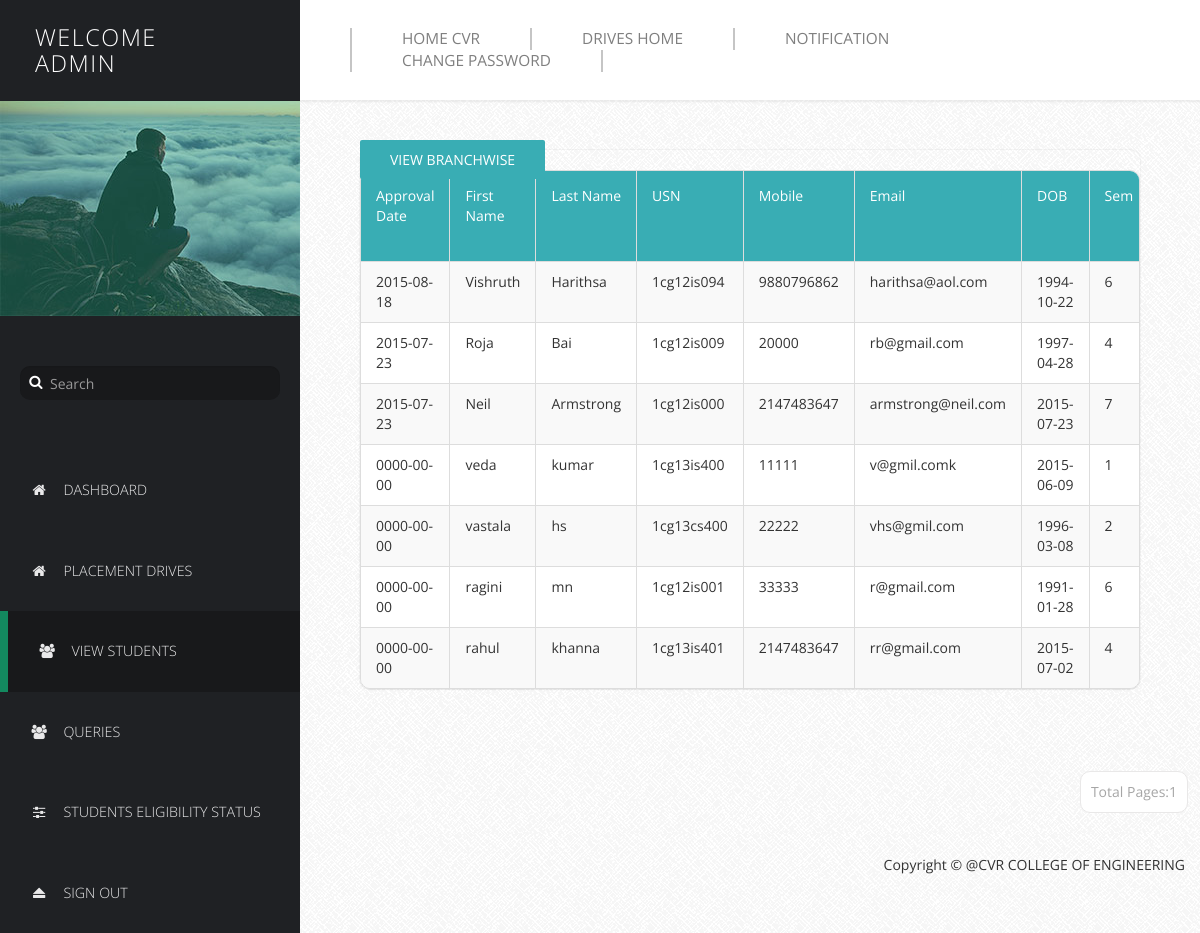
Page /Profilers/PProfile/manage-users.php (signed in) on the committed database.
### tables this page shows
CREATE TABLE `basicdetails` (
  `Id` int(11) NOT NULL,
  `FirstName` varchar(25) NOT NULL,
  `LastName` varchar(25) NOT NULL,
  `USN` varchar(10) NOT NULL,
  `Mobile` bigint(11) NOT NULL,
  `Email` varchar(255) NOT NULL,
  `DOB` date NOT NULL,
  `Sem` int(11) NOT NULL,
  `Branch` varchar(15) NOT NULL,
  `SSLC` float NOT NULL,
  `PU/Dip` float NOT NULL,
  `BE` float NOT NULL,
  `Backlogs` int(11) NOT NULL,
  `HofBacklogs` tinyint(1) NOT NULL DEFAULT '0',
  `DetainYears` int(11) NOT NULL,
  `Approve` tinyint(1) NOT NULL DEFAULT '0',
  `ApprovalDate` date NOT NULL
);

### Profilers/PProfile/manage-users.php (the view, shortened to what this page needs)
<!DOCTYPE html>
<html lang="en">
  <head>
    <link href="css/font-awesome.min.css" rel="stylesheet">
    <link href="css/bootstrap.min.css" rel="stylesheet">
    <link href="css/templatemo-style.css" rel="stylesheet">
  </head>
  <body>
    <div class="templatemo-flex-row">
      <div class="templatemo-sidebar">
        <header class="templatemo-site-header">
          <?php
		  $Welcome = "Welcome";
          echo "<h1>" . $Welcome . "<br>". $_SESSION['pusername']. "</h1>";
		 echo "<br>";
		  ?>
        </header>
        <div class="profile-photo-container">
          <img src="images/profile-photo.jpg" alt="Profile Photo" class="img-responsive">
          <div class="profile-photo-overlay"></div>
        </div>
        <form class="templatemo-search-form" role="search">
          <div class="input-group">
              <button type="submit" class="fa fa-search"></button>
              <input type="text" class="form-control" placeholder="Search" name="srch-term" id="srch-term">
          </div>
        </form>
        <nav class="templatemo-left-nav">
          <ul>
         <ul>
            <li><a href="login.php" ><i class="fa fa-home fa-fw"></i>Dashboard</a></li>
            <li><a href="Placement Drives.php"><i class="fa fa-home fa-fw"></i>Placement Drives</a></li>
            <li><a href="#" class="active"><i class="fa fa-users fa-fw"></i>View Students</a></li>
            <li><a href="queries.php"><i class="fa fa-users fa-fw"></i>Queries</a></li>
            <li><a href="Students Eligibility.php"><i class="fa fa-sliders fa-fw"></i>Students Eligibility Status</a></li>
            <li><a href="logout.php"><i class="fa fa-eject fa-fw"></i>Sign Out</a></li>
          </ul>
        </nav>
      </div>
      <div class="templatemo-content col-1 light-gray-bg">
        <div class="templatemo-top-nav-container">
          <div class="row">
            <nav class="templatemo-top-nav col-lg-12 col-md-12">
              <ul class="text-uppercase">
               <li><a href="../../Homepage/index.php">Home CVR</a></li>
                <li><a href="../../Drives/index.php">Drives Home</a></li>
                <li><a href="Notif.php">Notification</a></li>
                <li><a href="Change Password.php">Change Password</a></li>
              </ul>
            </nav>
          </div>
        </div>
        <div class="templatemo-content-container">
          <div class="templatemo-content-widget no-padding">
		  	<a href="bgo.php" class="templatemo-blue-button">View Branchwise</a>
            <div class="panel panel-default table-responsive">
			  <table class="table table-striped table-bordered templatemo-user-table">
                <thead>
                  <tr>
				  <td><a   class="white-text templatemo-sort-by">Approval Date</a></td>
                    <td><a   class="white-text templatemo-sort-by">First Name</a></td>
                    <td><a   class="white-text templatemo-sort-by">Last Name </a></td>
                    <td><a  class="white-text templatemo-sort-by">USN </a></td>
                    <td><a class="white-text templatemo-sort-by">Mobile  </a></td>
					   <td><a  class="white-text templatemo-sort-by">Email </a></td>
                       <td><a class="white-text templatemo-sort-by">DOB  </a></td>
   <td><a   class="white-text templatemo-sort-by">Sem </a></td>
				  </thead>
			   <?php
$num_rec_per_page=15;
$connect = mysqli_connect('localhost','stone','stone','details');
if (isset($_GET["page"])) { $page  = $_GET["page"]; } else { $page=1; };
$start_from = ($page-1) * $num_rec_per_page;
$sql = "SELECT * FROM basicdetails where Approve='1' ORDER BY ApprovalDate DESC LIMIT $start_from, $num_rec_per_page";
$rs_result = mysqli_query ($connect,$sql);
?>
<?php
while ($row = mysqli_fetch_assoc($rs_result))
{
            print "<tr>";
print "<td>" . $row['ApprovalDate'] . "</td>";
print "<td>" . $row['FirstName'] . "</td>";
print "<td>" . $row['LastName'] . "</td>";
print "<td>" . $row['USN'] . "</td>";
print "<td>" . $row['Mobile'] . "</td>";
print "<td>" . $row['Email'] . "</td>";
print "<td>" . $row['DOB'] . "</td>";
print "<td>" . $row['Sem'] . "</td>";
print "</tr>";
}
?>
              </table>
			  </div>
			  </div>
			  </div>
  <div class="pagination-wrap">
  <ul class="pagination">
			  <?php
$num_rec_per_page=15;
$connect = mysqli_connect('localhost','stone','stone','details');
$sql = "SELECT * FROM basicdetails where Approve='1' ";
$rs_result = mysqli_query($connect,$sql);
$total_records = mysqli_num_rows($rs_result);
$totalpage = ceil($total_records / $num_rec_per_page);
$currentpage = (isset($_GET['page']) ? $_GET['page'] : 1);
	 if($currentpage == 0)
	{
	}
	else if( $currentpage >= 1  &&  $currentpage <= $totalpage  )
	{
	 echo "<li><a>Total Pages:".$totalpage."</a></li>";
}
 ?>
</ul>
</div>
        <footer class="text-right">
            <p>Copyright &copy;  @CVR COLLEGE OF ENGINEERING</p>
          </footer>
        </div>
      </div>
  </body>
</html>

### Profilers/PProfile/css/templatemo-style.css (style rules this page uses)
* { font-family: 'Open Sans', sans-serif; }
body { font-size: 13px; }
body, .templatemo-left-nav { background: #1f2124; }
h1, h2, h3 { margin: 0; }
ul { list-style-type: none; margin: 0; padding: 0; }
nav li { font-size: 1.1em; list-style: none; text-transform: uppercase; }
.white-text { color: white; }
.light-gray-bg { font-family:"Trebuchet MS", "Myriad Pro", Arial, sans-serif; font-size:14px; background:#f4f4f4 url(../images/bg.png) repeat top left; color:#333; overflow-y:scroll; }
footer { padding: 15px; }
.templatemo-sidebar { width: 300px; }
.templatemo-site-header { margin: 25px 30px; }
.templatemo-site-header h1 { color: white; display: inline-block; font-size: 1.8em; font-weight: 300; letter-spacing: 1.5px; margin: 0 5px; text-transform: uppercase; vertical-align: middle; }
.profile-photo-container { position: relative; }
.profile-photo-overlay { background-color: rgba(4, 152, 114, 0.35); position: absolute; top: 0; left: 0; width: 100%; height: 100%; transition: all 0.3s ease; }
.templatemo-search-form { font-size: 1.1em; margin: 50px 20px; }
.templatemo-search-form .input-group { width: 100%; }
.templatemo-search-form .input-group .form-control { background-color: #18191b; border: none; border-radius: 10px; color: #DDD; padding-left: 30px; }
.templatemo-search-form .input-group { position: relative; }
.fa-search { height:32px; width:32px; border: none; cursor: pointer; color:white; background:transparent; position:absolute; top: 0; left: 0; z-index: 100; }
.templatemo-left-nav li { font-weight: 300; }
.templatemo-left-nav a.active, .templatemo-left-nav a:hover { background: #18191b; border-left: 8px solid #13895F; }
.templatemo-left-nav a { color: #e9e9ea; display: block; padding: 30px; transition: all 0.3s ease; }
.templatemo-left-nav .fa { margin-right: 15px; }
.templatemo-top-nav-container { background-color: white; padding: 28px 50px; box-shadow: 0px 0px 2px 2px rgba(161, 159, 159, 0.18); }
.templatemo-top-nav li { float: left; list-style: none; }
.templatemo-top-nav a { color: #7f7f7f; display: block; padding: 0 50px; border-left: 2px solid #c5c5c5; }
.templatemo-top-nav li:last-child a { border-right: 2px solid #c5c5c5; }
.templatemo-content { margin-top: 0px; min-height: 600px; padding: 0; overflow-x: hidden; }
.templatemo-content-container { padding: 40px 50px; }
.templatemo-flex-row { display: -webkit-flex; display: -ms-flexbox; display: flex; }
.col-1 { -webkit-flex: 1; -ms-flex: 1; flex: 1; }
.templatemo-content-widget { border-radius: 10px; padding: 30px; position: relative; margin: 10px; box-shadow: 0px 0px 1px 1px rgba(161, 159, 159, 0.1); }
.templatemo-content-widget.no-padding { padding: 0; }
.panel { border-radius: 10px; }
.pagination-wrap { margin-right: 10px; text-align: right; }
.pagination>li>a { border-color: #E9E8E8; color: #a6a6a6; margin: 2px; padding: 10px; }
.pagination>li>a, .pagination>li:first-child>a, .pagination>li:last-child>a { border-radius: 10px; }
.table { margin-bottom: 0; }
.table>tbody>tr>td { padding: 10px 15px; }
.table>thead>tr>td { padding: 15px; }
.templatemo-blue-button, .templatemo-white-button { border-radius: 2px; padding: 10px 30px; text-transform: uppercase; transition: all 0.3s ease; }
.templatemo-blue-button { background-color: #39ADB4; border: none; color: white; }
.templatemo-user-table thead { background-color: #39ADB4; color: white; }
.panel>.table-responsive:last-child>.table:last-child, .panel>.table:last-child { border-bottom-right-radius: 10px; border-bottom-left-radius: 10px; }
.panel>.table:first-child { border-top-left-radius: 10px; border-top-right-radius: 10px; }
@media only screen and (min-width: 768px) { .templatemo-left-nav { display: block !important; } }

### rows in the picture
basicdetails: ApprovalDate "2015-08-18", FirstName "Vishruth", LastName "Harithsa", USN "1cg12is094", Mobile "9880796862", Email "harithsa@aol.com", DOB "1994-10-22", Sem "6"
basicdetails: ApprovalDate "2015-07-23", FirstName "Roja", LastName "Bai", USN "1cg12is009", Mobile "20000", Email "rb@gmail.com", DOB "1997-04-28", Sem "4"
basicdetails: ApprovalDate "2015-07-23", FirstName "Neil", LastName "Armstrong", USN "1cg12is000", Mobile "2147483647", Email "armstrong@neil.com", DOB "2015-07-23", Sem "7"
basicdetails: ApprovalDate "0000-00-00", FirstName "veda", LastName "kumar", USN "1cg13is400", Mobile "11111", Email "v@gmil.comk", DOB "2015-06-09", Sem "1"
basicdetails: ApprovalDate "0000-00-00", FirstName "vastala", LastName "hs", USN "1cg13cs400", Mobile "22222", Email "vhs@gmil.com", DOB "1996-03-08", Sem "2"
basicdetails: ApprovalDate "0000-00-00", FirstName "ragini", LastName "mn", USN "1cg12is001", Mobile "33333", Email "r@gmail.com", DOB "1991-01-28", Sem "6"
basicdetails: ApprovalDate "0000-00-00", FirstName "rahul", LastName "khanna", USN "1cg13is401", Mobile "2147483647", Email "rr@gmail.com", DOB "2015-07-02", Sem "4"

### other values in the picture
$Welcome "WELCOME"
$_SESSION['pusername'] "ADMIN"
$totalpage "1"
